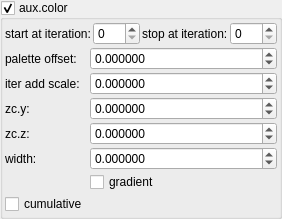
    <widget class="MyGroupBox" name="groupCheck_fold_color_aux_color_enabled">
     <property name="toolTip">
      <string/>
     </property>
     <property name="title">
      <string>aux.color&amp;</string>
     </property>
     <property name="checkable">
      <bool>true</bool>
     </property>
     <layout class="QVBoxLayout" name="verticalLayout_60">
      <property name="spacing">
       <number>2</number>
      </property>
      <property name="leftMargin">
       <number>2</number>
      </property>
      <property name="topMargin">
       <number>2</number>
      </property>
      <property name="rightMargin">
       <number>2</number>
      </property>
      <property name="bottomMargin">
       <number>2</number>
      </property>
      <item>
       <layout class="QGridLayout" name="gridLayout_23" columnstretch="0,0,0,0">
        <property name="spacing">
         <number>2</number>
        </property>
        <item row="0" column="3">
         <widget class="MySpinBox" name="spinboxInt_fold_color_stop_iterations_A">
          <property name="sizePolicy">
           <sizepolicy hsizetype="Minimum" vsizetype="Maximum">
            <horstretch>0</horstretch>
            <verstretch>0</verstretch>
           </sizepolicy>
          </property>
          <property name="maximum">
           <number>999</number>
          </property>
         </widget>
        </item>
        <item row="0" column="0">
         <widget class="QLabel" name="label_276">
          <property name="text">
           <string>start at iteration:</string>
          </property>
         </widget>
        </item>
        <item row="0" column="2">
         <widget class="QLabel" name="label_275">
          <property name="text">
           <string>stop at iteration:</string>
          </property>
         </widget>
        </item>
        <item row="0" column="1">
         <widget class="MySpinBox" name="spinboxInt_fold_color_start_iterations_A">
          <property name="sizePolicy">
           <sizepolicy hsizetype="Minimum" vsizetype="Maximum">
            <horstretch>0</horstretch>
            <verstretch>0</verstretch>
           </sizepolicy>
          </property>
          <property name="maximum">
           <number>999</number>
          </property>
         </widget>
        </item>
       </layout>
      </item>
      <item>
       <layout class="QGridLayout" name="gridLayout_24" columnstretch="0,1">
        <property name="spacing">
         <number>2</number>
        </property>
        <item row="0" column="0">
         <widget class="QLabel" name="label_189">
          <property name="text">
           <string>palette offset:</string>
          </property>
         </widget>
        </item>
        <item row="1" column="0">
         <widget class="QLabel" name="label_188">
          <property name="text">
           <string>iter add scale:</string>
          </property>
         </widget>
        </item>
        <item row="3" column="1">
         <widget class="MyDoubleSpinBox" name="spinbox4_fold_color_difs_0000_z">
          <property name="sizePolicy">
           <sizepolicy hsizetype="Minimum" vsizetype="Maximum">
            <horstretch>0</horstretch>
            <verstretch>0</verstretch>
           </sizepolicy>
          </property>
          <property name="prefix">
           <string/>
          </property>
          <property name="suffix">
           <string/>
          </property>
          <property name="decimals">
           <number>6</number>
          </property>
          <property name="minimum">
           <double>-99.999899999999997</double>
          </property>
          <property name="maximum">
           <double>99.999899999999997</double>
          </property>
          <property name="singleStep">
           <double>0.100000000000000</double>
          </property>
         </widget>
        </item>
        <item row="0" column="1">
         <widget class="MyDoubleSpinBox" name="spinbox4_fold_color_difs_0000_y">
          <property name="sizePolicy">
           <sizepolicy hsizetype="Minimum" vsizetype="Maximum">
            <horstretch>0</horstretch>
            <verstretch>0</verstretch>
           </sizepolicy>
          </property>
          <property name="prefix">
           <string/>
          </property>
          <property name="suffix">
           <string/>
          </property>
          <property name="decimals">
           <number>6</number>
          </property>
          <property name="minimum">
           <double>-99.999899999999997</double>
          </property>
          <property name="maximum">
           <double>99.999899999999997</double>
          </property>
          <property name="singleStep">
           <double>0.100000000000000</double>
          </property>
         </widget>
        </item>
        <item row="3" column="0">
         <widget class="QLabel" name="label_185">
          <property name="text">
           <string>zc.z:</string>
          </property>
         </widget>
        </item>
        <item row="2" column="1">
         <widget class="MyDoubleSpinBox" name="spinbox4_fold_color_difs_0000_w">
          <property name="sizePolicy">
           <sizepolicy hsizetype="Minimum" vsizetype="Maximum">
            <horstretch>0</horstretch>
            <verstretch>0</verstretch>
           </sizepolicy>
          </property>
          <property name="prefix">
           <string/>
          </property>
          <property name="suffix">
           <string/>
          </property>
          <property name="decimals">
           <number>6</number>
          </property>
          <property name="minimum">
           <double>-99.999899999999997</double>
          </property>
          <property name="maximum">
           <double>99.999899999999997</double>
          </property>
          <property name="singleStep">
           <double>0.100000000000000</double>
          </property>
         </widget>
        </item>
        <item row="4" column="1">
         <widget class="MyDoubleSpinBox" name="spinbox_fold_color_difs1">
          <property name="enabled">
           <bool>true</bool>
          </property>
          <property name="sizePolicy">
           <sizepolicy hsizetype="Minimum" vsizetype="Maximum">
            <horstretch>0</horstretch>
            <verstretch>0</verstretch>
           </sizepolicy>
          </property>
          <property name="prefix">
           <string/>
          </property>
          <property name="suffix">
           <string/>
          </property>
          <property name="decimals">
           <number>6</number>
          </property>
          <property name="minimum">
           <double>-99.999899999999997</double>
          </property>
          <property name="maximum">
           <double>99.999899999999997</double>
          </property>
          <property name="singleStep">
           <double>0.100000000000000</double>
          </property>
         </widget>
        </item>
        <item row="4" column="0">
         <widget class="QLabel" name="label_187">
          <property name="text">
           <string>width:</string>
          </property>
         </widget>
        </item>
        <item row="1" column="1">
         <widget class="MyDoubleSpinBox" name="spinbox_fold_color_difs0">
          <property name="enabled">
           <bool>true</bool>
          </property>
          <property name="sizePolicy">
           <sizepolicy hsizetype="Minimum" vsizetype="Maximum">
            <horstretch>0</horstretch>
            <verstretch>0</verstretch>
           </sizepolicy>
          </property>
          <property name="prefix">
           <string/>
          </property>
          <property name="suffix">
           <string/>
          </property>
          <property name="decimals">
           <number>6</number>
          </property>
          <property name="minimum">
           <double>-99.999899999999997</double>
          </property>
          <property name="maximum">
           <double>99.999899999999997</double>
          </property>
          <property name="singleStep">
           <double>0.100000000000000</double>
          </property>
         </widget>
        </item>
        <item row="2" column="0">
         <widget class="QLabel" name="label_186">
          <property name="text">
           <string>zc.y:</string>
          </property>
         </widget>
        </item>
        <item row="5" column="1">
         <widget class="MyCheckBox" name="checkBox_transf_function_enabledG_false">
          <property name="text">
           <string>gradient</string>
          </property>
         </widget>
        </item>
        <item row="6" column="0">
         <widget class="MyCheckBox" name="checkBox_fold_color_aux_color_enabled_false">
          <property name="enabled">
           <bool>true</bool>
          </property>
          <property name="font">
           <font>
            <weight>50</weight>
            <bold>false</bold>
           </font>
          </property>
          <property name="text">
           <string>cumulative</string>
          </property>
         </widget>
        </item>
       </layout>
      </item>
     </layout>
    </widget>
